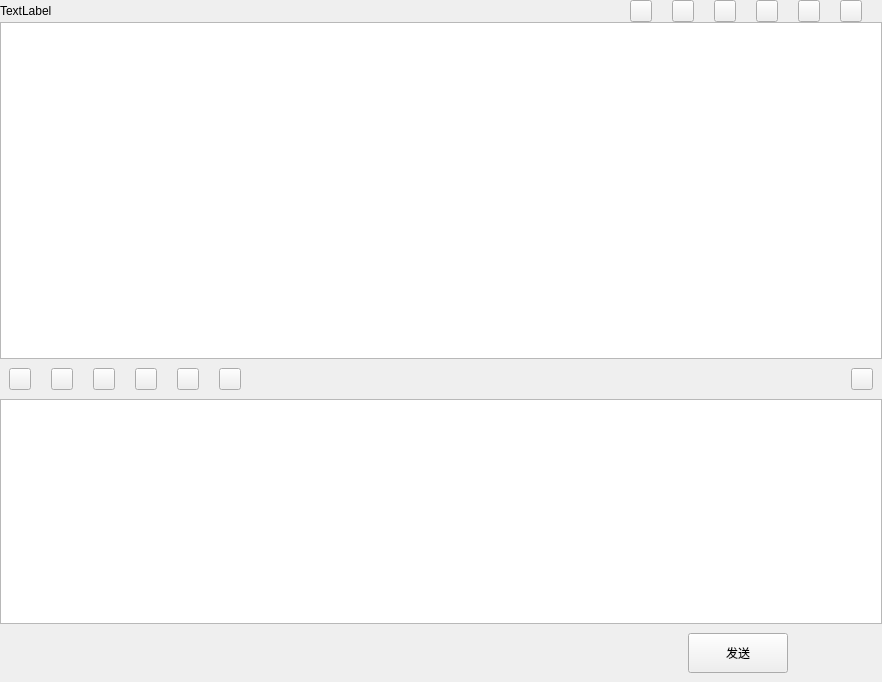
<?xml version="1.0" encoding="UTF-8"?>
<ui version="4.0">
 <class>MessagePage</class>
 <widget class="QWidget" name="MessagePage">
  <property name="geometry">
   <rect>
    <x>0</x>
    <y>0</y>
    <width>882</width>
    <height>682</height>
   </rect>
  </property>
  <property name="sizePolicy">
   <sizepolicy hsizetype="Preferred" vsizetype="Preferred">
    <horstretch>0</horstretch>
    <verstretch>0</verstretch>
   </sizepolicy>
  </property>
  <property name="windowTitle">
   <string>MessagePage</string>
  </property>
  <layout class="QVBoxLayout" name="verticalLayout_2">
   <property name="spacing">
    <number>0</number>
   </property>
   <property name="leftMargin">
    <number>0</number>
   </property>
   <property name="topMargin">
    <number>0</number>
   </property>
   <property name="rightMargin">
    <number>0</number>
   </property>
   <property name="bottomMargin">
    <number>0</number>
   </property>
   <item>
    <widget class="QWidget" name="widget_4" native="true">
     <property name="maximumSize">
      <size>
       <width>16777215</width>
       <height>16777215</height>
      </size>
     </property>
     <layout class="QHBoxLayout" name="horizontalLayout_3">
      <property name="spacing">
       <number>20</number>
      </property>
      <property name="leftMargin">
       <number>0</number>
      </property>
      <property name="topMargin">
       <number>0</number>
      </property>
      <property name="rightMargin">
       <number>20</number>
      </property>
      <property name="bottomMargin">
       <number>0</number>
      </property>
      <item>
       <widget class="QLabel" name="nameLab">
        <property name="text">
         <string>TextLabel</string>
        </property>
       </widget>
      </item>
      <item>
       <spacer name="horizontalSpacer_2">
        <property name="orientation">
         <enum>Qt::Horizontal</enum>
        </property>
        <property name="sizeHint" stdset="0">
         <size>
          <width>40</width>
          <height>20</height>
         </size>
        </property>
       </spacer>
      </item>
      <item>
       <widget class="QPushButton" name="callphoneBtn">
        <property name="maximumSize">
         <size>
          <width>22</width>
          <height>22</height>
         </size>
        </property>
        <property name="text">
         <string/>
        </property>
       </widget>
      </item>
      <item>
       <widget class="QPushButton" name="callviewBtn">
        <property name="maximumSize">
         <size>
          <width>22</width>
          <height>22</height>
         </size>
        </property>
        <property name="text">
         <string/>
        </property>
       </widget>
      </item>
      <item>
       <widget class="QPushButton" name="otherBtn_1">
        <property name="maximumSize">
         <size>
          <width>22</width>
          <height>22</height>
         </size>
        </property>
        <property name="text">
         <string/>
        </property>
       </widget>
      </item>
      <item>
       <widget class="QPushButton" name="otherBtn_2">
        <property name="maximumSize">
         <size>
          <width>22</width>
          <height>22</height>
         </size>
        </property>
        <property name="text">
         <string/>
        </property>
       </widget>
      </item>
      <item>
       <widget class="QPushButton" name="inviteBtn">
        <property name="maximumSize">
         <size>
          <width>22</width>
          <height>22</height>
         </size>
        </property>
        <property name="text">
         <string/>
        </property>
       </widget>
      </item>
      <item>
       <widget class="QPushButton" name="moreBtn">
        <property name="maximumSize">
         <size>
          <width>22</width>
          <height>22</height>
         </size>
        </property>
        <property name="text">
         <string/>
        </property>
       </widget>
      </item>
     </layout>
    </widget>
   </item>
   <item>
    <widget class="QWidget" name="messageWidget" native="true">
     <layout class="QVBoxLayout" name="verticalLayout" stretch="60,1,40,1">
      <property name="spacing">
       <number>0</number>
      </property>
      <property name="leftMargin">
       <number>0</number>
      </property>
      <property name="topMargin">
       <number>0</number>
      </property>
      <property name="rightMargin">
       <number>0</number>
      </property>
      <property name="bottomMargin">
       <number>0</number>
      </property>
      <item>
       <widget class="QListWidget" name="messageListWidget"/>
      </item>
      <item>
       <widget class="QWidget" name="widget_5" native="true">
        <layout class="QHBoxLayout" name="horizontalLayout_4">
         <property name="spacing">
          <number>20</number>
         </property>
         <item>
          <widget class="QPushButton" name="expressBtn">
           <property name="maximumSize">
            <size>
             <width>22</width>
             <height>22</height>
            </size>
           </property>
           <property name="text">
            <string/>
           </property>
          </widget>
         </item>
         <item>
          <widget class="QPushButton" name="screenshotBtn">
           <property name="maximumSize">
            <size>
             <width>22</width>
             <height>22</height>
            </size>
           </property>
           <property name="text">
            <string/>
           </property>
          </widget>
         </item>
         <item>
          <widget class="QPushButton" name="fileBtn">
           <property name="maximumSize">
            <size>
             <width>22</width>
             <height>22</height>
            </size>
           </property>
           <property name="text">
            <string/>
           </property>
          </widget>
         </item>
         <item>
          <widget class="QPushButton" name="pictureBtn">
           <property name="maximumSize">
            <size>
             <width>22</width>
             <height>22</height>
            </size>
           </property>
           <property name="text">
            <string/>
           </property>
          </widget>
         </item>
         <item>
          <widget class="QPushButton" name="moneyBtn">
           <property name="maximumSize">
            <size>
             <width>22</width>
             <height>22</height>
            </size>
           </property>
           <property name="text">
            <string/>
           </property>
          </widget>
         </item>
         <item>
          <widget class="QPushButton" name="voiceBtn">
           <property name="maximumSize">
            <size>
             <width>22</width>
             <height>22</height>
            </size>
           </property>
           <property name="text">
            <string/>
           </property>
          </widget>
         </item>
         <item>
          <spacer name="horizontalSpacer">
           <property name="orientation">
            <enum>Qt::Horizontal</enum>
           </property>
           <property name="sizeHint" stdset="0">
            <size>
             <width>272</width>
             <height>20</height>
            </size>
           </property>
          </spacer>
         </item>
         <item>
          <widget class="QPushButton" name="messagerecordBtn">
           <property name="maximumSize">
            <size>
             <width>22</width>
             <height>22</height>
            </size>
           </property>
           <property name="text">
            <string/>
           </property>
          </widget>
         </item>
        </layout>
       </widget>
      </item>
      <item>
       <widget class="QTextEdit" name="messageTextEdit"/>
      </item>
      <item>
       <widget class="QWidget" name="widget_6" native="true">
        <layout class="QHBoxLayout" name="horizontalLayout_5" stretch="8,3,1">
         <item>
          <spacer name="horizontalSpacer_3">
           <property name="orientation">
            <enum>Qt::Horizontal</enum>
           </property>
           <property name="sizeHint" stdset="0">
            <size>
             <width>457</width>
             <height>20</height>
            </size>
           </property>
          </spacer>
         </item>
         <item>
          <widget class="QPushButton" name="sendBtn">
           <property name="minimumSize">
            <size>
             <width>100</width>
             <height>40</height>
            </size>
           </property>
           <property name="maximumSize">
            <size>
             <width>100</width>
             <height>40</height>
            </size>
           </property>
           <property name="text">
            <string>发送</string>
           </property>
          </widget>
         </item>
         <item>
          <spacer name="horizontalSpacer_5">
           <property name="orientation">
            <enum>Qt::Horizontal</enum>
           </property>
           <property name="sizeHint" stdset="0">
            <size>
             <width>40</width>
             <height>20</height>
            </size>
           </property>
          </spacer>
         </item>
        </layout>
       </widget>
      </item>
     </layout>
    </widget>
   </item>
  </layout>
 </widget>
 <resources/>
 <connections/>
</ui>
